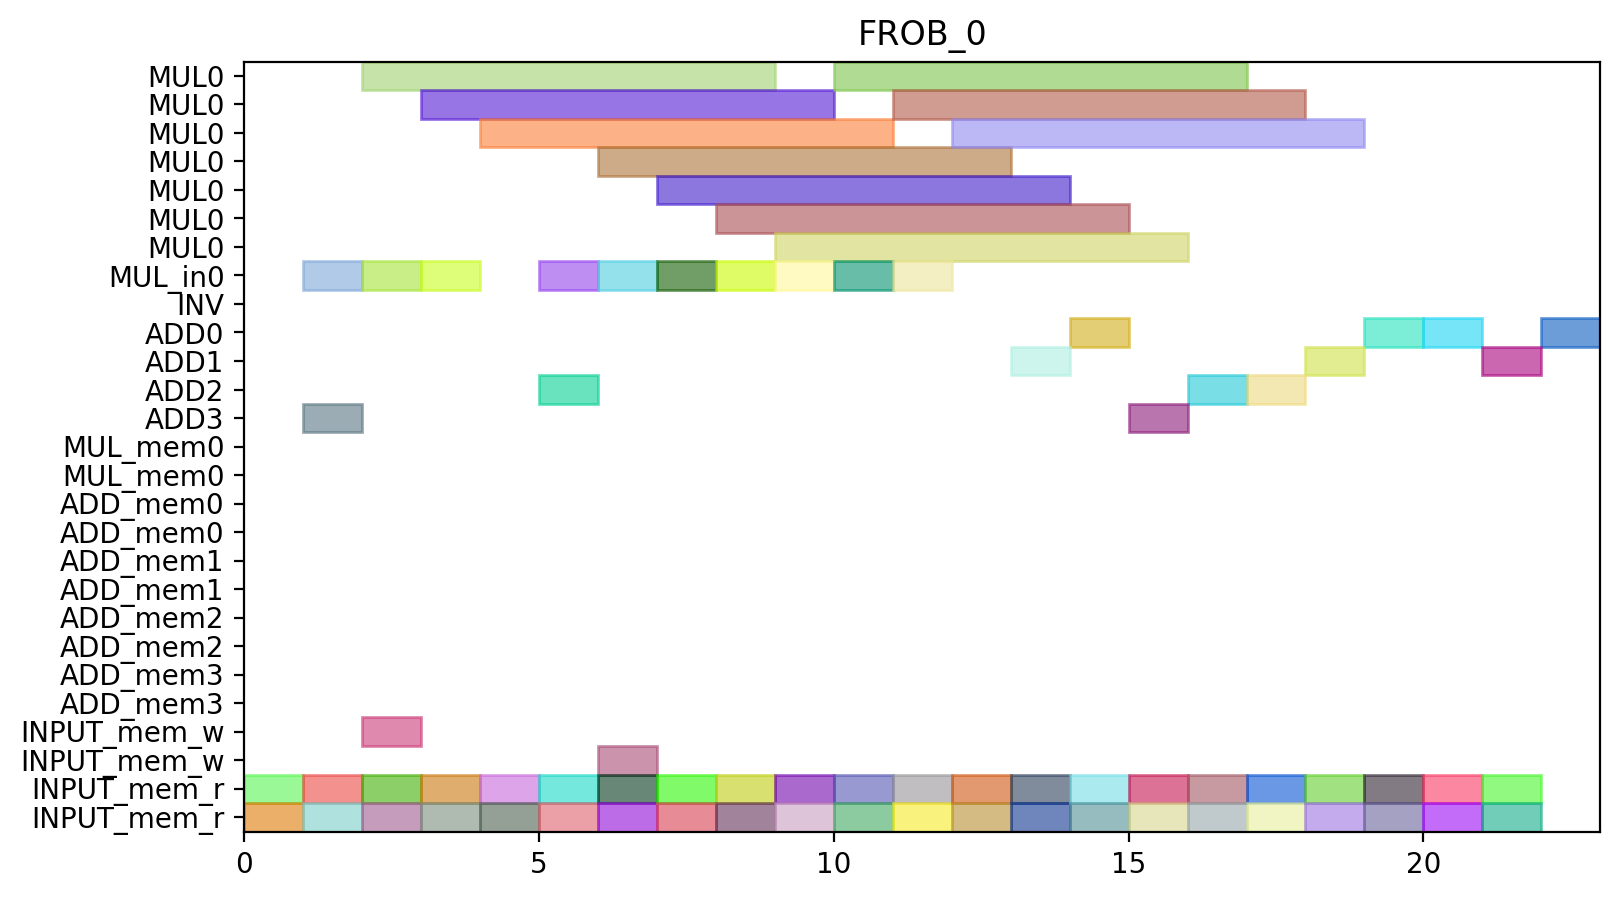

The Python source for this figure:
from pyschedule import Scenario, solvers, plotters, alt


def solve():
	horizon = 90
	S = Scenario("FROB_0", horizon=horizon)

	# resource
	MUL = S.Resources('MUL', num=1, size=7)
	MUL_in = S.Resources('MUL_in', num=1)
	INV = S.Resource('INV')
	ADD = S.Resources('ADD', num=4, periods=range(1, horizon))
	MUL_mem = S.Resources('MUL_mem', num=1, size=2)
	ADD_mem = S.Resources('ADD_mem', num=4, size=2)
	INPUT_mem_w = S.Resource('INPUT_mem_w', size=2)
	INPUT_mem_r = S.Resource('INPUT_mem_r', size=2)

	# result of previous scheduling

	# new tasks
	c10_t0_in = S.Task('c10_t0_in', length=1, delay_cost=1)
	c10_t0_in += alt(MUL_in)
	c10_t0 = S.Task('c10_t0', length=7, delay_cost=1)
	c10_t0 += alt(MUL)
	S += c10_t0>=c10_t0_in

	c10_t0_mem0 = S.Task('c10_t0_mem0', length=1, delay_cost=1)
	c10_t0_mem0 += INPUT_mem_r
	S += c10_t0_mem0 <= c10_t0

	c10_t0_mem1 = S.Task('c10_t0_mem1', length=1, delay_cost=1)
	c10_t0_mem1 += INPUT_mem_r
	S += c10_t0_mem1 <= c10_t0

	c10_t1_in = S.Task('c10_t1_in', length=1, delay_cost=1)
	c10_t1_in += alt(MUL_in)
	c10_t1 = S.Task('c10_t1', length=7, delay_cost=1)
	c10_t1 += alt(MUL)
	S += c10_t1>=c10_t1_in

	c10_t1_mem0 = S.Task('c10_t1_mem0', length=1, delay_cost=1)
	c10_t1_mem0 += INPUT_mem_r
	S += c10_t1_mem0 <= c10_t1

	c10_t1_mem1 = S.Task('c10_t1_mem1', length=1, delay_cost=1)
	c10_t1_mem1 += INPUT_mem_r
	S += c10_t1_mem1 <= c10_t1

	c10_t2 = S.Task('c10_t2', length=1, delay_cost=1)
	c10_t2 += alt(ADD)

	c10_t2_mem0 = S.Task('c10_t2_mem0', length=1, delay_cost=1)
	c10_t2_mem0 += INPUT_mem_r
	S += c10_t2_mem0 <= c10_t2

	c10_t2_mem1 = S.Task('c10_t2_mem1', length=1, delay_cost=1)
	c10_t2_mem1 += INPUT_mem_r
	S += c10_t2_mem1 <= c10_t2

	c10_t3 = S.Task('c10_t3', length=1, delay_cost=1)
	c10_t3 += alt(ADD)

	c10_t3_mem0 = S.Task('c10_t3_mem0', length=1, delay_cost=1)
	c10_t3_mem0 += INPUT_mem_r
	S += c10_t3_mem0 <= c10_t3

	c10_t3_mem1 = S.Task('c10_t3_mem1', length=1, delay_cost=1)
	c10_t3_mem1 += INPUT_mem_r
	S += c10_t3_mem1 <= c10_t3

	c20_t0_in = S.Task('c20_t0_in', length=1, delay_cost=1)
	c20_t0_in += alt(MUL_in)
	c20_t0 = S.Task('c20_t0', length=7, delay_cost=1)
	c20_t0 += alt(MUL)
	S += c20_t0>=c20_t0_in

	c20_t0_mem0 = S.Task('c20_t0_mem0', length=1, delay_cost=1)
	c20_t0_mem0 += INPUT_mem_r
	S += c20_t0_mem0 <= c20_t0

	c20_t0_mem1 = S.Task('c20_t0_mem1', length=1, delay_cost=1)
	c20_t0_mem1 += INPUT_mem_r
	S += c20_t0_mem1 <= c20_t0

	c20_t1_in = S.Task('c20_t1_in', length=1, delay_cost=1)
	c20_t1_in += alt(MUL_in)
	c20_t1 = S.Task('c20_t1', length=7, delay_cost=1)
	c20_t1 += alt(MUL)
	S += c20_t1>=c20_t1_in

	c20_t1_mem0 = S.Task('c20_t1_mem0', length=1, delay_cost=1)
	c20_t1_mem0 += INPUT_mem_r
	S += c20_t1_mem0 <= c20_t1

	c20_t1_mem1 = S.Task('c20_t1_mem1', length=1, delay_cost=1)
	c20_t1_mem1 += INPUT_mem_r
	S += c20_t1_mem1 <= c20_t1

	c20_t2 = S.Task('c20_t2', length=1, delay_cost=1)
	c20_t2 += alt(ADD)

	c20_t2_mem0 = S.Task('c20_t2_mem0', length=1, delay_cost=1)
	c20_t2_mem0 += INPUT_mem_r
	S += c20_t2_mem0 <= c20_t2

	c20_t2_mem1 = S.Task('c20_t2_mem1', length=1, delay_cost=1)
	c20_t2_mem1 += INPUT_mem_r
	S += c20_t2_mem1 <= c20_t2

	c20_t3 = S.Task('c20_t3', length=1, delay_cost=1)
	c20_t3 += alt(ADD)

	c20_t3_mem0 = S.Task('c20_t3_mem0', length=1, delay_cost=1)
	c20_t3_mem0 += INPUT_mem_r
	S += c20_t3_mem0 <= c20_t3

	c20_t3_mem1 = S.Task('c20_t3_mem1', length=1, delay_cost=1)
	c20_t3_mem1 += INPUT_mem_r
	S += c20_t3_mem1 <= c20_t3

	c01_t0_in = S.Task('c01_t0_in', length=1, delay_cost=1)
	c01_t0_in += alt(MUL_in)
	c01_t0 = S.Task('c01_t0', length=7, delay_cost=1)
	c01_t0 += alt(MUL)
	S += c01_t0>=c01_t0_in

	c01_t0_mem0 = S.Task('c01_t0_mem0', length=1, delay_cost=1)
	c01_t0_mem0 += INPUT_mem_r
	S += c01_t0_mem0 <= c01_t0

	c01_t0_mem1 = S.Task('c01_t0_mem1', length=1, delay_cost=1)
	c01_t0_mem1 += INPUT_mem_r
	S += c01_t0_mem1 <= c01_t0

	c01_t1_in = S.Task('c01_t1_in', length=1, delay_cost=1)
	c01_t1_in += alt(MUL_in)
	c01_t1 = S.Task('c01_t1', length=7, delay_cost=1)
	c01_t1 += alt(MUL)
	S += c01_t1>=c01_t1_in

	c01_t1_mem0 = S.Task('c01_t1_mem0', length=1, delay_cost=1)
	c01_t1_mem0 += INPUT_mem_r
	S += c01_t1_mem0 <= c01_t1

	c01_t1_mem1 = S.Task('c01_t1_mem1', length=1, delay_cost=1)
	c01_t1_mem1 += INPUT_mem_r
	S += c01_t1_mem1 <= c01_t1

	c01_t2 = S.Task('c01_t2', length=1, delay_cost=1)
	c01_t2 += alt(ADD)

	c01_t2_mem0 = S.Task('c01_t2_mem0', length=1, delay_cost=1)
	c01_t2_mem0 += INPUT_mem_r
	S += c01_t2_mem0 <= c01_t2

	c01_t2_mem1 = S.Task('c01_t2_mem1', length=1, delay_cost=1)
	c01_t2_mem1 += INPUT_mem_r
	S += c01_t2_mem1 <= c01_t2

	c01_t3 = S.Task('c01_t3', length=1, delay_cost=1)
	c01_t3 += alt(ADD)

	c01_t3_mem0 = S.Task('c01_t3_mem0', length=1, delay_cost=1)
	c01_t3_mem0 += INPUT_mem_r
	S += c01_t3_mem0 <= c01_t3

	c01_t3_mem1 = S.Task('c01_t3_mem1', length=1, delay_cost=1)
	c01_t3_mem1 += INPUT_mem_r
	S += c01_t3_mem1 <= c01_t3

	c11_t0_in = S.Task('c11_t0_in', length=1, delay_cost=1)
	c11_t0_in += alt(MUL_in)
	c11_t0 = S.Task('c11_t0', length=7, delay_cost=1)
	c11_t0 += alt(MUL)
	S += c11_t0>=c11_t0_in

	c11_t0_mem0 = S.Task('c11_t0_mem0', length=1, delay_cost=1)
	c11_t0_mem0 += INPUT_mem_r
	S += c11_t0_mem0 <= c11_t0

	c11_t0_mem1 = S.Task('c11_t0_mem1', length=1, delay_cost=1)
	c11_t0_mem1 += INPUT_mem_r
	S += c11_t0_mem1 <= c11_t0

	c11_t1_in = S.Task('c11_t1_in', length=1, delay_cost=1)
	c11_t1_in += alt(MUL_in)
	c11_t1 = S.Task('c11_t1', length=7, delay_cost=1)
	c11_t1 += alt(MUL)
	S += c11_t1>=c11_t1_in

	c11_t1_mem0 = S.Task('c11_t1_mem0', length=1, delay_cost=1)
	c11_t1_mem0 += INPUT_mem_r
	S += c11_t1_mem0 <= c11_t1

	c11_t1_mem1 = S.Task('c11_t1_mem1', length=1, delay_cost=1)
	c11_t1_mem1 += INPUT_mem_r
	S += c11_t1_mem1 <= c11_t1

	c11_t2 = S.Task('c11_t2', length=1, delay_cost=1)
	c11_t2 += alt(ADD)

	c11_t2_mem0 = S.Task('c11_t2_mem0', length=1, delay_cost=1)
	c11_t2_mem0 += INPUT_mem_r
	S += c11_t2_mem0 <= c11_t2

	c11_t2_mem1 = S.Task('c11_t2_mem1', length=1, delay_cost=1)
	c11_t2_mem1 += INPUT_mem_r
	S += c11_t2_mem1 <= c11_t2

	c11_t3 = S.Task('c11_t3', length=1, delay_cost=1)
	c11_t3 += alt(ADD)

	c11_t3_mem0 = S.Task('c11_t3_mem0', length=1, delay_cost=1)
	c11_t3_mem0 += INPUT_mem_r
	S += c11_t3_mem0 <= c11_t3

	c11_t3_mem1 = S.Task('c11_t3_mem1', length=1, delay_cost=1)
	c11_t3_mem1 += INPUT_mem_r
	S += c11_t3_mem1 <= c11_t3

	c21_t0_in = S.Task('c21_t0_in', length=1, delay_cost=1)
	c21_t0_in += alt(MUL_in)
	c21_t0 = S.Task('c21_t0', length=7, delay_cost=1)
	c21_t0 += alt(MUL)
	S += c21_t0>=c21_t0_in

	c21_t0_mem0 = S.Task('c21_t0_mem0', length=1, delay_cost=1)
	c21_t0_mem0 += INPUT_mem_r
	S += c21_t0_mem0 <= c21_t0

	c21_t0_mem1 = S.Task('c21_t0_mem1', length=1, delay_cost=1)
	c21_t0_mem1 += INPUT_mem_r
	S += c21_t0_mem1 <= c21_t0

	c21_t1_in = S.Task('c21_t1_in', length=1, delay_cost=1)
	c21_t1_in += alt(MUL_in)
	c21_t1 = S.Task('c21_t1', length=7, delay_cost=1)
	c21_t1 += alt(MUL)
	S += c21_t1>=c21_t1_in

	c21_t1_mem0 = S.Task('c21_t1_mem0', length=1, delay_cost=1)
	c21_t1_mem0 += INPUT_mem_r
	S += c21_t1_mem0 <= c21_t1

	c21_t1_mem1 = S.Task('c21_t1_mem1', length=1, delay_cost=1)
	c21_t1_mem1 += INPUT_mem_r
	S += c21_t1_mem1 <= c21_t1

	c21_t2 = S.Task('c21_t2', length=1, delay_cost=1)
	c21_t2 += alt(ADD)

	c21_t2_mem0 = S.Task('c21_t2_mem0', length=1, delay_cost=1)
	c21_t2_mem0 += INPUT_mem_r
	S += c21_t2_mem0 <= c21_t2

	c21_t2_mem1 = S.Task('c21_t2_mem1', length=1, delay_cost=1)
	c21_t2_mem1 += INPUT_mem_r
	S += c21_t2_mem1 <= c21_t2

	c21_t3 = S.Task('c21_t3', length=1, delay_cost=1)
	c21_t3 += alt(ADD)

	c21_t3_mem0 = S.Task('c21_t3_mem0', length=1, delay_cost=1)
	c21_t3_mem0 += INPUT_mem_r
	S += c21_t3_mem0 <= c21_t3

	c21_t3_mem1 = S.Task('c21_t3_mem1', length=1, delay_cost=1)
	c21_t3_mem1 += INPUT_mem_r
	S += c21_t3_mem1 <= c21_t3

	c000 = S.Task('c000', length=1, delay_cost=1)
	c000 += alt(ADD)

	S += 0<c000

	c000_mem0 = S.Task('c000_mem0', length=1, delay_cost=1)
	c000_mem0 += INPUT_mem_r
	S += c000_mem0 <= c000

	c000_mem1 = S.Task('c000_mem1', length=1, delay_cost=1)
	c000_mem1 += INPUT_mem_r
	S += c000_mem1 <= c000

	c000_w = S.Task('c000_w', length=1, delay_cost=1)
	c000_w += alt(INPUT_mem_w)
	S += c000 <= c000_w

	c001 = S.Task('c001', length=1, delay_cost=1)
	c001 += alt(ADD)

	S += 0<c001

	c001_mem0 = S.Task('c001_mem0', length=1, delay_cost=1)
	c001_mem0 += INPUT_mem_r
	S += c001_mem0 <= c001

	c001_mem1 = S.Task('c001_mem1', length=1, delay_cost=1)
	c001_mem1 += INPUT_mem_r
	S += c001_mem1 <= c001

	c001_w = S.Task('c001_w', length=1, delay_cost=1)
	c001_w += alt(INPUT_mem_w)
	S += c001 <= c001_w

	solvers.mip.solve(S,msg=1,kind='CPLEX',ratio_gap=1.01)

	solution = [['hoge']*len(S.solution()[1]) for i in range(len(S.solution()))]
	for i in range(len(S.solution())):
		for j in range(len(S.solution()[i])):
			solution[i][j]=str(S.solution()[i][j])
	print(solution)

	cycles = int(solution[-1][3])

	pic_file_name = "/home/mfukuda/pairing_automation_design2/bls12-440/scheduling/FROB_mul1_add4/FROB_0.png"
	if(S.solution() != []):
		plotters.matplotlib.plot(S,img_filename=pic_file_name, vertical_text=True, fig_size=(cycles*0.25+3, 5), show_task_labels=False)

	return solution
